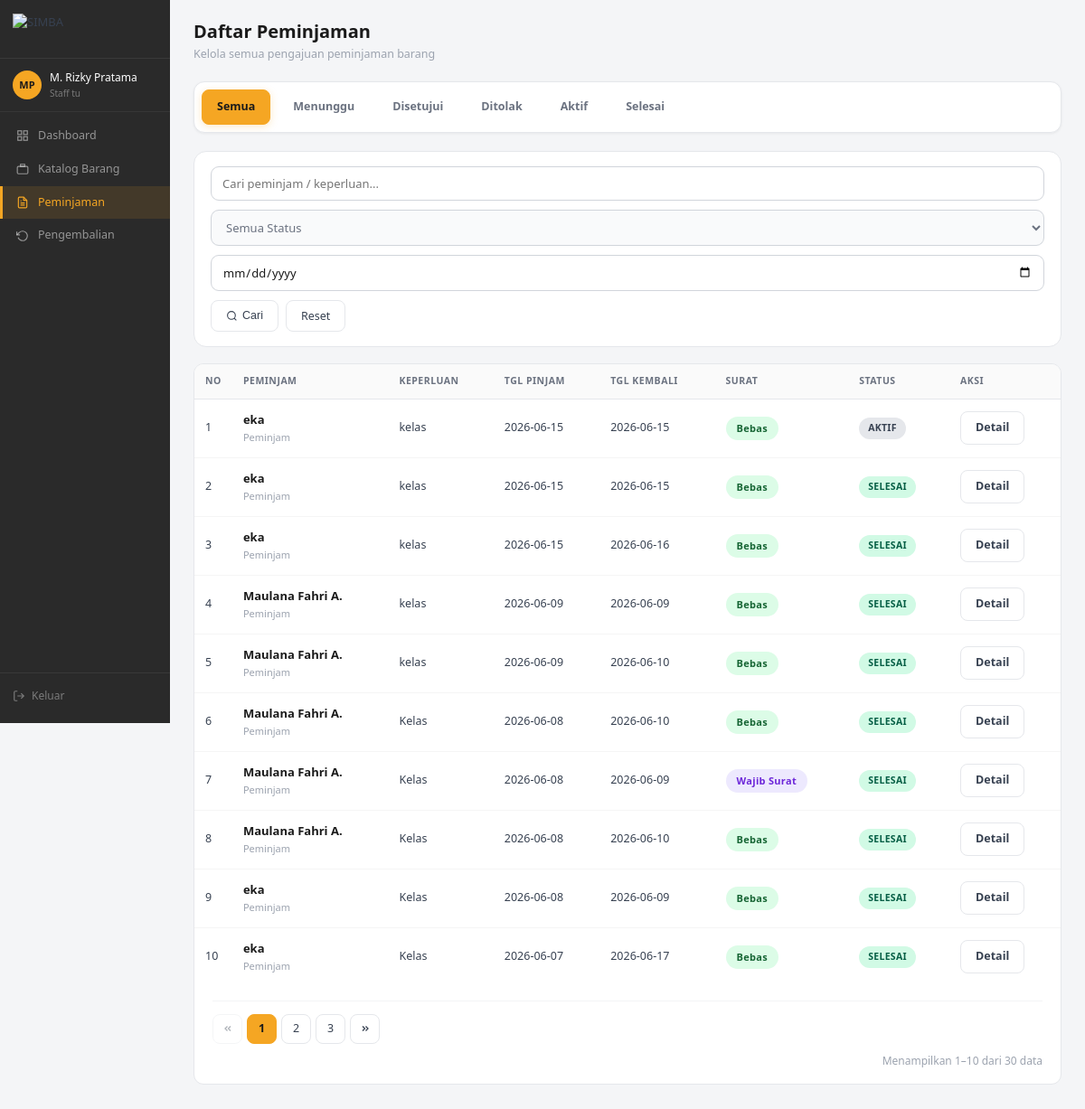
The page /pages/peminjaman/index.php (signed in) on the database its author committed.
### tables this page shows
CREATE TABLE IF NOT EXISTS `pengajuan_peminjaman` (
  `id` int NOT NULL AUTO_INCREMENT,
  `id_peminjam` int NOT NULL,
  `keperluan` text NOT NULL,
  `tanggal_pinjam` date NOT NULL,
  `tanggal_kembali` date NOT NULL,
  `status` enum('menunggu','diverifikasi','disetujui','ditolak','aktif','selesai','dibatalkan') DEFAULT 'menunggu',
  `diverifikasi_oleh` int DEFAULT NULL,
  `disetujui_oleh` int DEFAULT NULL,
  `catatan_tolak` text,
  `dibuat_pada` timestamp NOT NULL DEFAULT CURRENT_TIMESTAMP,
  `diperbarui_pada` timestamp NOT NULL DEFAULT CURRENT_TIMESTAMP ON UPDATE CURRENT_TIMESTAMP,
  `file_surat` varchar(255) DEFAULT NULL COMMENT 'Untuk event himpunan/peminjaman alat berat',
  PRIMARY KEY (`id`),
  KEY `id_peminjam` (`id_peminjam`),
  KEY `diverifikasi_oleh` (`diverifikasi_oleh`),
  KEY `disetujui_oleh` (`disetujui_oleh`),
  CONSTRAINT `pengajuan_peminjaman_ibfk_1` FOREIGN KEY (`id_peminjam`) REFERENCES `users` (`id`),
  CONSTRAINT `pengajuan_peminjaman_ibfk_2` FOREIGN KEY (`diverifikasi_oleh`) REFERENCES `users` (`id`),
  CONSTRAINT `pengajuan_peminjaman_ibfk_3` FOREIGN KEY (`disetujui_oleh`) REFERENCES `users` (`id`)
);

CREATE TABLE IF NOT EXISTS `users` (
  `id` int NOT NULL AUTO_INCREMENT,
  `nama_pengguna` varchar(50) NOT NULL,
  `kata_sandi` varchar(255) NOT NULL,
  `nama_lengkap` varchar(100) NOT NULL,
  `email` varchar(100) NOT NULL,
  `peran` enum('admin','staff_tu','peminjam') NOT NULL,
  `aktif` tinyint(1) NOT NULL DEFAULT '1',
  `dibuat_pada` timestamp NOT NULL DEFAULT CURRENT_TIMESTAMP,
  PRIMARY KEY (`id`),
  UNIQUE KEY `nama_pengguna` (`nama_pengguna`),
  UNIQUE KEY `email` (`email`)
);

### includes/auth_check.php (called while the page is built, shortened)
<?php
if (!function_exists('app_base_path')) {
    function app_base_path(): string {
        $script = str_replace('\\', '/', $_SERVER['SCRIPT_NAME'] ?? '');
        $pos = strpos($script, '/pages/');
        if ($pos !== false) {
            return rtrim(substr($script, 0, $pos), '/');
        }
        return rtrim(dirname($script), '/\\');
    }
}
if (!function_exists('app_url')) {
    function app_url(string $path = ''): string {
        $base = app_base_path();
        return $base . '/' . ltrim($path, '/');
    }
}
if (!function_exists('asset_url')) {
    function asset_url(string $path): string {
        $full = dirname(__DIR__) . '/' . ltrim($path, '/');
        $ver  = is_file($full) ? filemtime($full) : time();
        return app_url($path) . '?v=' . $ver;
    }
}

### pages/peminjaman/index.php (the view, shortened to what this page needs)
<?php
require_once __DIR__ . '/../../config/koneksi.php';
require_once __DIR__ . '/../../includes/auth_check.php';
require_once __DIR__ . '/../../includes/functions.php';
$cari        = sanitasi($_GET['cari'] ?? '');
$filter_tgl  = sanitasi($_GET['tanggal'] ?? '');
$page        = max(1, (int)($_GET['page'] ?? 1));
$per_page    = 10;
$offset      = ($page - 1) * $per_page;
$tab_aktif = sanitasi($_GET['tab'] ?? 'semua');
$where_parts = ['1=1'];
$params      = [];
$types       = '';
$where_sql = implode(' AND ', $where_parts);
$count_sql  = "SELECT COUNT(*) FROM pengajuan_peminjaman pp
               JOIN users u ON u.id = pp.id_peminjam
               WHERE $where_sql";
$count_stmt = $conn->prepare($count_sql);
$count_stmt->execute();
$total_rows = $count_stmt->get_result()->fetch_row()[0];
$total_pages = max(1, ceil($total_rows / $per_page));
$sql = "SELECT pp.*,
               u.nama_lengkap  AS nama_peminjam,
               u.peran         AS peran_peminjam,
               ap.nama_lengkap AS nama_approver,
               EXISTS(
                   SELECT 1 FROM detail_peminjaman dp
                   JOIN barang b ON b.id = dp.id_barang
                   WHERE dp.id_peminjaman = pp.id AND b.stok_total <= 3
               ) AS ada_wajib_surat
        FROM pengajuan_peminjaman pp
        JOIN users u    ON u.id  = pp.id_peminjam
        LEFT JOIN users ap ON ap.id = pp.disetujui_oleh
        WHERE $where_sql
        ORDER BY pp.dibuat_pada DESC
        LIMIT ? OFFSET ?";
$params[]  = $per_page;
$params[]  = $offset;
$types    .= 'ii';
$stmt = $conn->prepare($sql);
if ($types) $stmt->bind_param($types, ...$params);
$stmt->execute();
$rows = $stmt->get_result()->fetch_all(MYSQLI_ASSOC);
?>
<!DOCTYPE html>
<html lang="id">
<head>
    <link rel="stylesheet" href="<?= asset_url('assets/css/style.css') ?>">
</head>
<body>
<div class="app-wrapper">
    <?php include __DIR__ . '/../../includes/sidebar.php'; ?>
    <main class="main-content">
        <div class="page-header">
            <div>
                <h2>Daftar Peminjaman</h2>
                <p>Kelola semua pengajuan peminjaman barang</p>
            </div>
        </div>
        <div class="status-tabs">
            <?php
            $tabs = [
                'semua'        => 'Semua',
                'menunggu'     => 'Menunggu',
                'disetujui'    => 'Disetujui',
                'ditolak'      => 'Ditolak',
                'aktif'        => 'Aktif',
                'selesai'      => 'Selesai',
            ];
            foreach ($tabs as $key => $label):
                $is_active = $tab_aktif === $key;
                $qs = http_build_query(array_merge($_GET, ['tab' => $key, 'page' => 1]));
            ?>
            <a href="?<?= $qs ?>" class="status-tab <?= $is_active ? 'active' : '' ?>">
                <?= $label ?>
            </a>
            <?php endforeach; ?>
        </div>
        <div class="filter-card">
            <form method="GET">
                <div class="filter-row">
                    <input type="text" name="cari" class="form-input" style="flex:1;min-width:200px"
                           placeholder="Cari peminjam / keperluan..."
                           value="<?= sanitasi($cari) ?>">
                    <select name="status" class="form-input filter-select">
                        <option value="">Semua Status</option>
                    </select>
                    <input type="date" name="tanggal" class="form-input" style="min-width:160px"
                           value="<?= sanitasi($filter_tgl) ?>">
                </div>
                <div class="filter-actions">
                    <button type="submit" class="btn btn-outline">
                        <svg width="13" height="13" fill="none" stroke="currentColor" stroke-width="2" viewBox="0 0 24 24">
                            <circle cx="11" cy="11" r="8"/><line x1="21" y1="21" x2="16.65" y2="16.65"/>
                        </svg>
                        Cari
                    </button>
                    <a href="index.php" class="btn btn-outline">Reset</a>
                </div>
            </form>
        </div>
        <div class="card" style="padding:0;overflow:hidden">
            <div class="table-wrapper">
                <table class="table-modern">
                    <thead>
                        <tr>
                            <th style="width:40px">NO</th>
                            <th>PEMINJAM</th>
                            <th>KEPERLUAN</th>
                            <th>TGL PINJAM</th>
                            <th>TGL KEMBALI</th>
                            <th>SURAT</th>
                            <th>STATUS</th>
                            <th>AKSI</th>
                        </tr>
                    </thead>
                    <tbody>
                    <?php if (empty($rows)): ?>
                        <tr>
                            <td colspan="8">
                                <div class="empty-state">
                                    <svg width="40" height="40" fill="none" stroke="currentColor" stroke-width="1.5" viewBox="0 0 24 24">
                                        <path d="M14 2H6a2 2 0 00-2 2v16a2 2 0 002 2h12a2 2 0 002-2V8z"/>
                                        <polyline points="14 2 14 8 20 8"/>
                                    </svg>
                                    <p>Tidak ada data peminjaman ditemukan</p>
                                </div>
                            </td>
                        </tr>
                    <?php else: ?>
                        <?php foreach ($rows as $i => $row): ?>
                        <tr>
                            <td><?= $offset + $i + 1 ?></td>
                            <td>
                                <div class="nama-peminjam"><?= sanitasi($row['nama_peminjam']) ?></div>
                                <div class="role-mini"><?= ucfirst($row['peran_peminjam']) ?></div>
                            </td>
                            <td><?= sanitasi($row['keperluan']) ?></td>
                            <td><?= sanitasi($row['tanggal_pinjam']) ?></td>
                            <td><?= sanitasi($row['tanggal_kembali']) ?></td>
                            <td><?= badge_surat((bool)$row['ada_wajib_surat']) ?></td>
                            <td><?= badge_status($row['status']) ?></td>
                            <td>
                                <div style="display:flex;gap:6px;flex-wrap:wrap">
                                    <a href="detail.php?id=<?= $row['id'] ?>" class="btn-detail">Detail</a>
                                </div>
                            </td>
                        </tr>
                        <?php endforeach; ?>
                    <?php endif; ?>
                    </tbody>
                </table>
            </div>
            <?php if ($total_pages > 1): ?>
            <div style="padding:0 20px 16px">
                <div class="pagination">
                    <a href="?<?= http_build_query(array_merge($_GET, ['page' => 1])) ?>"
                       class="page-btn <?= $page <= 1 ? 'disabled' : '' ?>">
                        <svg width="12" height="12" fill="none" stroke="currentColor" stroke-width="2.5" viewBox="0 0 24 24">
                            <polyline points="11 17 6 12 11 7"/><polyline points="18 17 13 12 18 7"/>
                        </svg>
                    </a>
                    <?php for ($p = max(1, $page-2); $p <= min($total_pages, $page+2); $p++): ?>
                    <a href="?<?= http_build_query(array_merge($_GET, ['page' => $p])) ?>"
                       class="page-btn <?= $p === $page ? 'active' : '' ?>"><?= $p ?></a>
                    <?php endfor; ?>
                    <a href="?<?= http_build_query(array_merge($_GET, ['page' => $total_pages])) ?>"
                       class="page-btn <?= $page >= $total_pages ? 'disabled' : '' ?>">
                        <svg width="12" height="12" fill="none" stroke="currentColor" stroke-width="2.5" viewBox="0 0 24 24">
                            <polyline points="13 17 18 12 13 7"/><polyline points="6 17 11 12 6 7"/>
                        </svg>
                    </a>
                </div>
                <div class="table-info">
                    Menampilkan <?= $offset + 1 ?>–<?= min($offset + $per_page, $total_rows) ?> dari <?= $total_rows ?> data
                </div>
            </div>
            <?php endif; ?>
        </div>
    </main>
</div>
</body>
</html>

### includes/functions.php (shortened to what this page needs)
<?php
function sanitasi(string $input): string {
    return htmlspecialchars(strip_tags(trim($input)));
}
function badge_status(string $status): string {
    $map = [
        'menunggu'     => ['label' => 'MENUNGGU',     'class' => 'badge-menunggu'],
        'diverifikasi' => ['label' => 'DIVERIFIKASI', 'class' => 'badge-diverifikasi'],
        'disetujui'    => ['label' => 'DISETUJUI',    'class' => 'badge-disetujui'],
        'ditolak'      => ['label' => 'DITOLAK',      'class' => 'badge-ditolak'],
        'aktif'        => ['label' => 'AKTIF',        'class' => 'badge-aktif'],
        'selesai'      => ['label' => 'SELESAI',      'class' => 'badge-selesai'],
        'dibatalkan'   => ['label' => 'DIBATALKAN',   'class' => 'badge-dibatalkan'],
        'baik'         => ['label' => 'BAIK',         'class' => 'badge-aktif'],
        'rusak_ringan' => ['label' => 'RUSAK RINGAN', 'class' => 'badge-menunggu'],
        'rusak_berat'  => ['label' => 'RUSAK BERAT',  'class' => 'badge-ditolak'],
    ];
    $b = $map[$status] ?? ['label' => strtoupper($status), 'class' => 'badge-aktif'];
    return '<span class="badge ' . $b['class'] . '">' . $b['label'] . '</span>';
}
function badge_surat(bool $wajib): string {
    if ($wajib) {
        return '<span class="badge badge-surat surat-wajib">Wajib Surat</span>';
    }
    return '<span class="badge badge-surat surat-bebas">Bebas</span>';
}

### rows shown on the page
pengajuan_peminjaman: i "1", id_peminjam.nama_lengkap "eka", id_peminjam.peran "Peminjam", keperluan "kelas", tanggal_pinjam "2026-06-15", tanggal_kembali "2026-06-15", status "AKTIF"
pengajuan_peminjaman: i "2", id_peminjam.nama_lengkap "eka", id_peminjam.peran "Peminjam", keperluan "kelas", tanggal_pinjam "2026-06-15", tanggal_kembali "2026-06-15", status "SELESAI"
pengajuan_peminjaman: i "3", id_peminjam.nama_lengkap "eka", id_peminjam.peran "Peminjam", keperluan "kelas", tanggal_pinjam "2026-06-15", tanggal_kembali "2026-06-16", status "SELESAI"
pengajuan_peminjaman: i "4", id_peminjam.nama_lengkap "Maulana Fahri A.", id_peminjam.peran "Peminjam", keperluan "kelas", tanggal_pinjam "2026-06-09", tanggal_kembali "2026-06-09", status "SELESAI"
pengajuan_peminjaman: i "5", id_peminjam.nama_lengkap "Maulana Fahri A.", id_peminjam.peran "Peminjam", keperluan "kelas", tanggal_pinjam "2026-06-09", tanggal_kembali "2026-06-10", status "SELESAI"
pengajuan_peminjaman: i "6", id_peminjam.nama_lengkap "Maulana Fahri A.", id_peminjam.peran "Peminjam", keperluan "Kelas", tanggal_pinjam "2026-06-08", tanggal_kembali "2026-06-10", status "SELESAI"
pengajuan_peminjaman: i "7", id_peminjam.nama_lengkap "Maulana Fahri A.", id_peminjam.peran "Peminjam", keperluan "Kelas", tanggal_pinjam "2026-06-08", tanggal_kembali "2026-06-09", shows "Wajib Surat", status "SELESAI"
pengajuan_peminjaman: i "8", id_peminjam.nama_lengkap "Maulana Fahri A.", id_peminjam.peran "Peminjam", keperluan "Kelas", tanggal_pinjam "2026-06-08", tanggal_kembali "2026-06-10", status "SELESAI"
pengajuan_peminjaman: i "9", id_peminjam.nama_lengkap "eka", id_peminjam.peran "Peminjam", keperluan "Kelas", tanggal_pinjam "2026-06-08", tanggal_kembali "2026-06-09", status "SELESAI"
pengajuan_peminjaman: i "10", id_peminjam.nama_lengkap "eka", id_peminjam.peran "Peminjam", keperluan "Kelas", tanggal_pinjam "2026-06-07", tanggal_kembali "2026-06-17", status "SELESAI"

### other values the page prints
$inisial "MP"
$nama "M. Rizky Pratama"
str_replace('_', ' ', $peran) "Staff tu"
$label "Semua"
$label "Menunggu"
$label "Disetujui"
$label "Ditolak"
$label "Aktif"
$label "Selesai"
$offset + 1 "1"
min($offset + $per_page, $total_rows) "10"
$total_rows "30"
